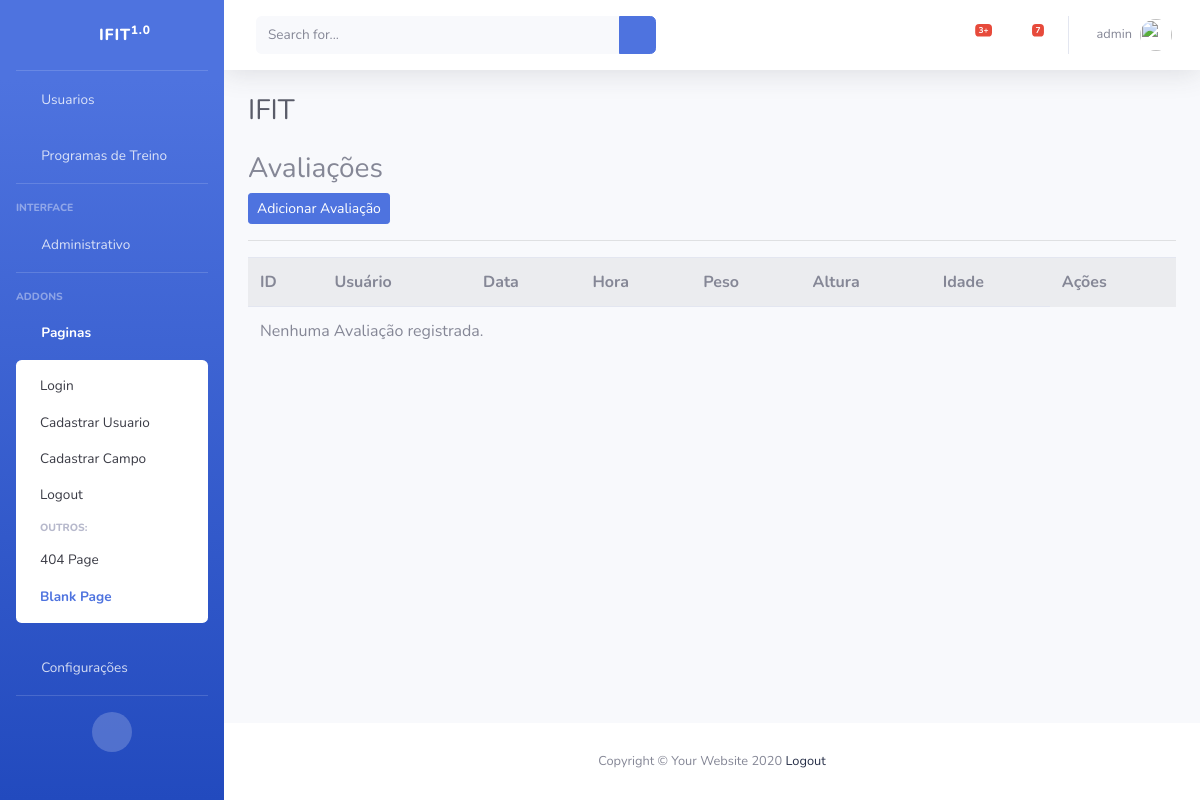
Before: /listar/avaliacoes/ (signed in) with the older database file.
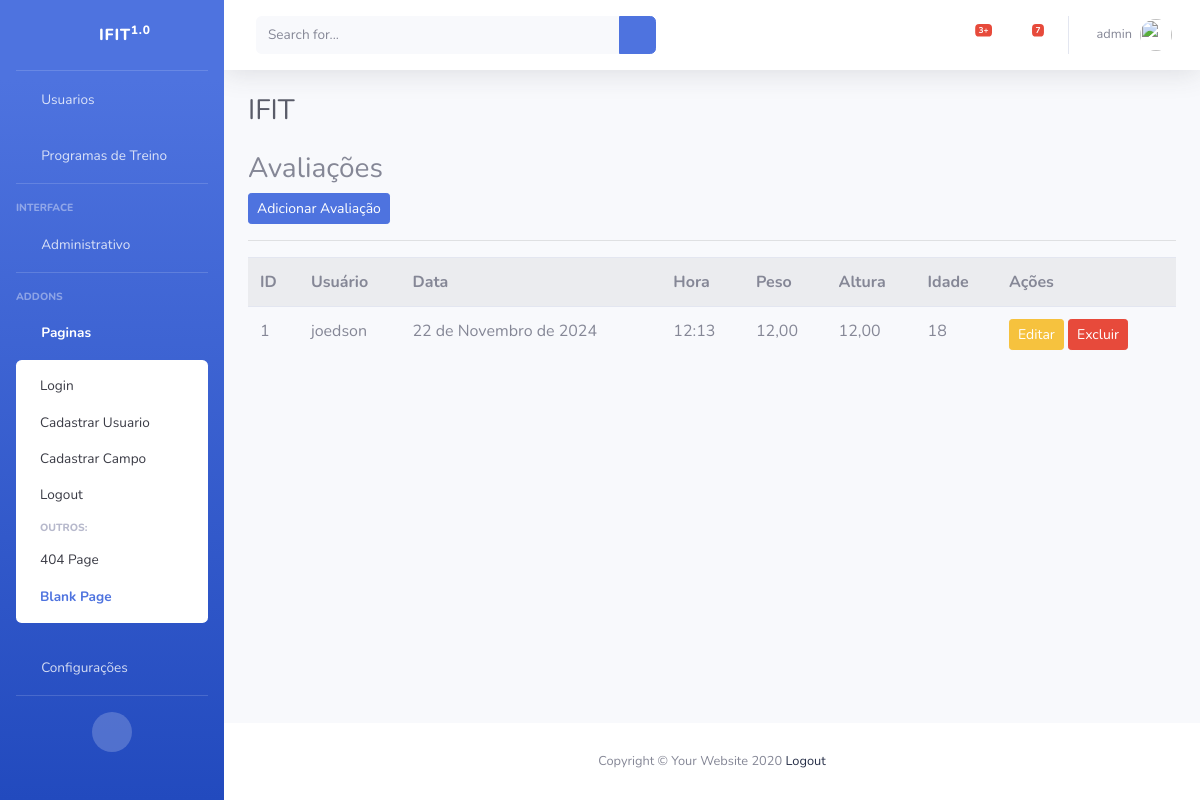
After: the same page with the newer database file.
### cadastros/models.py (models this page shows, shortened)
class Avaliacao(models.Model):
    usuario = models.ForeignKey(User, on_delete=models.CASCADE)
    data = models.DateField()
    hora = models.TimeField()
    idade = models.PositiveIntegerField()
    peso = models.DecimalField(max_digits=5, decimal_places=2)
    altura = models.DecimalField(max_digits=4, decimal_places=2)
    pescoco = models.DecimalField(max_digits=5, decimal_places=2)
    ombro_dir = models.DecimalField(max_digits=5, decimal_places=2)
    ombro_esq = models.DecimalField(max_digits=5, decimal_places=2)
    braco_relaxado_dir = models.DecimalField(max_digits=5, decimal_places=2)
    braco_relaxado_esq = models.DecimalField(max_digits=5, decimal_places=2)
    braco_contraido_dir = models.DecimalField(max_digits=5, decimal_places=2)
    braco_contraido_esq = models.DecimalField(max_digits=5, decimal_places=2)
    antebraco_dir = models.DecimalField(max_digits=5, decimal_places=2)
    antebraco_esq = models.DecimalField(max_digits=5, decimal_places=2)
    torax_relaxado = models.DecimalField(max_digits=5, decimal_places=2)
    torax_contraido = models.DecimalField(max_digits=5, decimal_places=2)
    cintura = models.DecimalField(max_digits=5, decimal_places=2)
    quadril = models.DecimalField(max_digits=5, decimal_places=2)
    coxa_dir = models.DecimalField(max_digits=5, decimal_places=2)
    coxa_esq = models.DecimalField(max_digits=5, decimal_places=2)
    panturrilha_dir = models.DecimalField(max_digits=5, decimal_places=2)
    panturrilha_esq = models.DecimalField(max_digits=5, decimal_places=2)

### cadastros/views.py (the view)
# urls.py: path('listar/avaliacoes/', AvaliacaoList.as_view(), name='listar-avaliacoes'),
class AvaliacaoList(LoginRequiredMixin, ListView):
    login_url = reverse_lazy('login')
    model = Avaliacao
    template_name = 'cadastros/listas/avaliacao.html'
    def get_queryset(self):
        if self.request.user.is_staff:
            return Avaliacao.objects.all()
        else:
            return Avaliacao.objects.filter(usuario=self.request.user)

### cadastros/templates/cadastros/listas/avaliacao.html (shortened to what this page needs)
{% extends 'paginas/index.html' %}
{% load static %}
{% block conteudo %}
<h3>
    Avaliações
</h3>
<a href="{% url 'cadastrar-avaliacao' %}" class="btn btn-primary btn-sm">Adicionar Avaliação</a>
<hr>
<table class="table table-striped">
    <tr>
        <th>ID</th>
        <th>Usuário</th>
        <th>Data</th>
        <th>Hora</th>
        <th>Peso</th>
        <th>Altura</th>
        <th>Idade</th>
        <th>Ações</th>
    </tr>
    {% for avaliacao in object_list %}
    <tr>
        <td>{{ avaliacao.pk }}</td>
        <td>{{ avaliacao.usuario }}</td>
        <td>{{ avaliacao.data }}</td>
        <td>{{ avaliacao.hora }}</td>
        <td>{{ avaliacao.peso }}</td>
        <td>{{ avaliacao.altura }}</td>
        <td>{{ avaliacao.idade }}</td>
        <td>
            <a href="{% url 'editar-avaliacao' avaliacao.pk %}" class="btn btn-warning btn-sm" title="Editar">Editar</a>
            <a href="{% url 'excluir-avaliacao' avaliacao.pk %}" class="btn btn-danger btn-sm" title="Excluir">Excluir</a>
        </td>
    </tr>
    {% empty %}
    <tr>
        <td colspan="7">Nenhuma Avaliação registrada.</td>
    </tr>
    {% endfor %}
</table>
{% endblock %}

### paginas/templates/paginas/index.html (shortened to what this page needs)
{% load static %}
<!DOCTYPE html>
<html lang="pt-br">
<head>
    <link href={% static "fontawesome-free/css/all.min.css" %} rel="stylesheet" type="text/css">
    <link href={% static "css/sb-admin-2.min.css" %} rel="stylesheet" type="text/css">
    <link href={% static "css/sb-admin-2.min.css" %} rel="stylesheet">
</head>
<body id="page-top">
    <div id="wrapper">
        <ul class="navbar-nav bg-gradient-primary sidebar sidebar-dark accordion" id="accordionSidebar">
            <a class="sidebar-brand d-flex align-items-center justify-content-center" href="index.html">
                <div class="sidebar-brand-icon rotate-n-15">
                    <i class="fas fa-laugh-wink"></i>
                </div>
                <div class="sidebar-brand-text mx-3">IFIT<sup>1.0</sup></div>
            </a>
            <hr class="sidebar-divider my-0">
            <li class="nav-item">
                <a class="nav-link" href="{% url 'listar-usersauth' %}">
                    <i class="fas fa-fw fa-tachometer-alt"></i>
                    <span>Usuarios</span></a>
            </li>
            <li class="nav-item">
                <a class="nav-link" href="{% url 'listar-training-exercicios' %}">
                    <i class="fas fa-fw fa-tachometer-alt"></i>
                    <span>Programas de Treino</span></a>
            </li>
            <hr class="sidebar-divider">
            <div class="sidebar-heading">
                Interface
            </div>
            <li class="nav-item">
                <a class="nav-link collapsed" href="#" data-toggle="collapse" data-target="#collapseTwo"
                    aria-expanded="true" aria-controls="collapseTwo">
                    <i class="fas fa-fw fa-cog"></i>
                    <span>Administrativo</span>
                </a>
            </li>
            <hr class="sidebar-divider">
            <div class="sidebar-heading">
                Addons
            </div>
            <li class="nav-item active">
                <a class="nav-link" href="#" data-toggle="collapse" data-target="#collapsePages" aria-expanded="true"
                    aria-controls="collapsePages">
                    <i class="fas fa-fw fa-folder"></i>
                    <span>Paginas</span>
                </a>
                <div id="collapsePages" class="collapse show" aria-labelledby="headingPages"
                    data-parent="#accordionSidebar">
                    <div class="bg-white py-2 collapse-inner rounded">
                        <a class="collapse-item" href="{% url 'login' %}">Login</a>
                        <a class="collapse-item" href="{% url 'cadastrar-userauth' %}">Cadastrar Usuario</a>
                        <a class="collapse-item" href="{% url 'cadastrar-campo' %}">Cadastrar Campo</a>
                        <a class="collapse-item" href="forgot-password.html">Logout</a>
                        <h6 class="collapse-header">Outros:</h6>
                        <a class="collapse-item" href="404.html">404 Page</a>
                        <a class="collapse-item active" href="blank.html">Blank Page</a>
                    </div>
                </div>
            </li>
            <li class="nav-item">
                <a class="nav-link collapsed" href="#" data-toggle="collapse" data-target="#collapseUtilities"
                    aria-expanded="true" aria-controls="collapseUtilities">
                    <i class="fas fa-fw fa-wrench"></i>
                    <span>Configurações</span>
                </a>
            </li>
            <hr class="sidebar-divider d-none d-md-block">
            <div class="text-center d-none d-md-inline">
                <button class="rounded-circle border-0" id="sidebarToggle"></button>
            </div>
        </ul>
        <div id="content-wrapper" class="d-flex flex-column">
            <div id="content">
                <nav class="navbar navbar-expand navbar-light bg-white topbar mb-4 static-top shadow">
                    <form
                        class="d-none d-sm-inline-block form-inline mr-auto ml-md-3 my-2 my-md-0 mw-100 navbar-search">
                        <div class="input-group">
                            <input type="text" class="form-control bg-light border-0 small" placeholder="Search for..."
                                aria-label="Search" aria-describedby="basic-addon2">
                            <div class="input-group-append">
                                <button class="btn btn-primary" type="button">
                                    <i class="fas fa-search fa-sm"></i>
                                </button>
                            </div>
                        </div>
                    </form>
                    <ul class="navbar-nav ml-auto">
                        <li class="nav-item dropdown no-arrow mx-1">
                            <a class="nav-link dropdown-toggle" href="#" id="alertsDropdown" role="button"
                                data-toggle="dropdown" aria-haspopup="true" aria-expanded="false">
                                <i class="fas fa-bell fa-fw"></i>
                                <span class="badge badge-danger badge-counter">3+</span>
                            </a>
                        </li>
                        <li class="nav-item dropdown no-arrow mx-1">
                            <a class="nav-link dropdown-toggle" href="#" id="messagesDropdown" role="button"
                                data-toggle="dropdown" aria-haspopup="true" aria-expanded="false">
                                <i class="fas fa-envelope fa-fw"></i>
                                <span class="badge badge-danger badge-counter">7</span>
                            </a>
                        </li>
                        <li class="nav-item dropdown no-arrow">
                            {% if request.user.is_authenticated %}
                            <a class="nav-link dropdown-toggle" href="#" id="userDropdown" role="button"
                                data-toggle="dropdown" aria-haspopup="true" aria-expanded="false">
                                <span class="mr-2 d-none d-lg-inline text-gray-600 small">{{ request.user }}</span>
                                <img class="img-profile rounded-circle"
                                    src="img/undraw_profile.svg">
                            </a>
                            {% endif %}
                        </li>
                    </ul>
                </nav>
                <div class="container-fluid">
                    <h1 class="h3 mb-4 text-gray-800">IFIT</h1>
                    {% block conteudo %}{% endblock %}
                </div>
            </div>
            <footer class="sticky-footer bg-white">
                <div class="container my-auto">
                    <div class="copyright text-center my-auto">
                        <span>Copyright &copy; Your Website 2020</span>
                        <a href="#" onclick="event.preventDefault(); document.getElementById('logout-form').submit();">
                            Logout
                        </a>
                    </div>
                </div>
            </footer>
        </div>
    </div>
</body>
</html>

Changed rows visible on the page:
added Avaliacao: pk "1", usuario "joedson", data "22 de Novembro de 2024", hora "12:13", peso "12,00", altura "12,00", idade "18"
Other visible differences:
text no longer shown: "Nenhuma Avaliação registrada."
